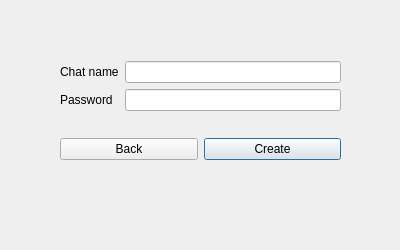
<?xml version="1.0" encoding="UTF-8"?>
<ui version="4.0">
 <class>Create_chat</class>
 <widget class="QDialog" name="Create_chat">
  <property name="geometry">
   <rect>
    <x>0</x>
    <y>0</y>
    <width>400</width>
    <height>250</height>
   </rect>
  </property>
  <property name="sizePolicy">
   <sizepolicy hsizetype="Preferred" vsizetype="Preferred">
    <horstretch>0</horstretch>
    <verstretch>0</verstretch>
   </sizepolicy>
  </property>
  <property name="minimumSize">
   <size>
    <width>400</width>
    <height>250</height>
   </size>
  </property>
  <property name="maximumSize">
   <size>
    <width>400</width>
    <height>250</height>
   </size>
  </property>
  <property name="windowTitle">
   <string>Dialog</string>
  </property>
  <widget class="QWidget" name="layoutWidget">
   <property name="geometry">
    <rect>
     <x>60</x>
     <y>40</y>
     <width>281</width>
     <height>141</height>
    </rect>
   </property>
   <layout class="QGridLayout" name="gridLayout_2">
    <item row="1" column="1">
     <widget class="QPushButton" name="CreateChatButton">
      <property name="text">
       <string>Create</string>
      </property>
     </widget>
    </item>
    <item row="0" column="0" colspan="2">
     <layout class="QGridLayout" name="gridLayout">
      <item row="0" column="0" rowspan="2">
       <layout class="QVBoxLayout" name="verticalLayout">
        <item>
         <widget class="QLabel" name="label">
          <property name="text">
           <string>Chat name</string>
          </property>
         </widget>
        </item>
        <item>
         <widget class="QLabel" name="label_2">
          <property name="text">
           <string>Password</string>
          </property>
         </widget>
        </item>
       </layout>
      </item>
      <item row="0" column="1">
       <widget class="QLineEdit" name="lineEdit"/>
      </item>
      <item row="1" column="1">
       <widget class="QLineEdit" name="lineEdit_2"/>
      </item>
     </layout>
    </item>
    <item row="1" column="0">
     <widget class="QPushButton" name="BackButton">
      <property name="text">
       <string>Back</string>
      </property>
     </widget>
    </item>
   </layout>
  </widget>
 </widget>
 <resources/>
 <connections/>
</ui>
